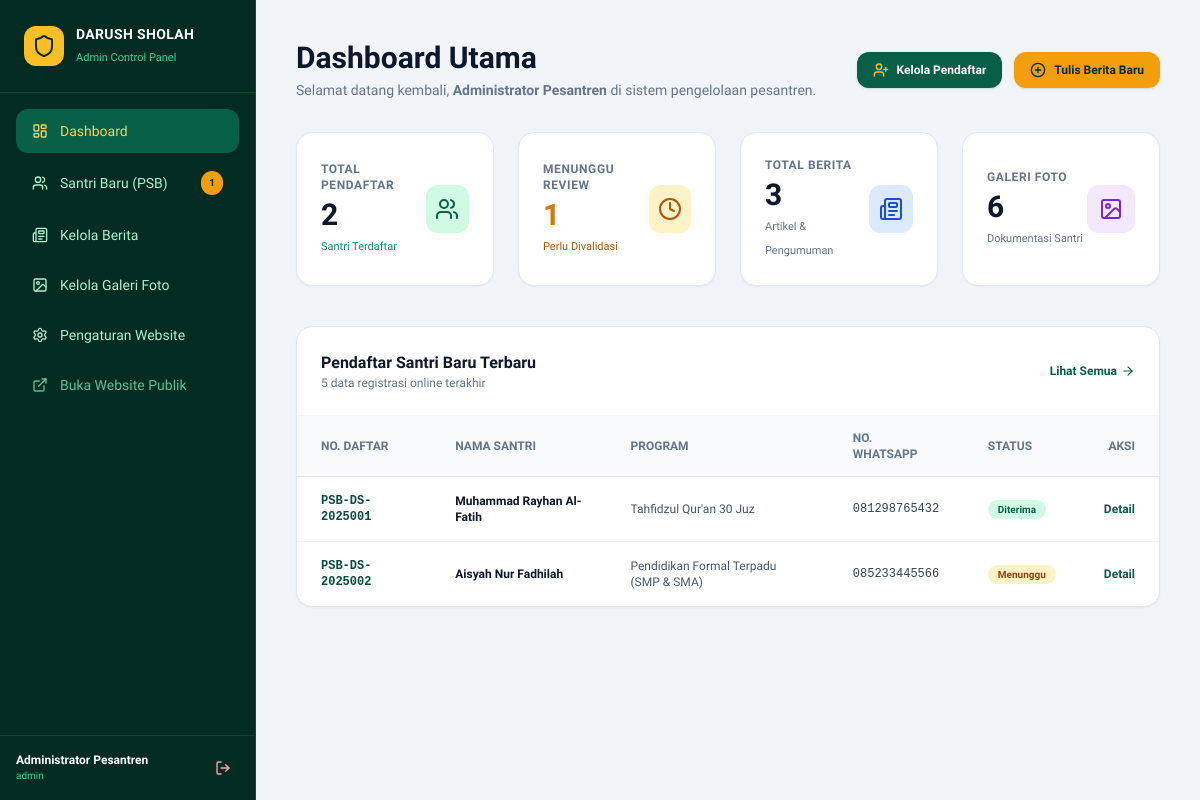
The app's page /admin/index.php (signed in) with its own data.
### tables this page shows
CREATE TABLE `tb_pendaftar` (
  `id` INT AUTO_INCREMENT PRIMARY KEY,
  `nomor_daftar` VARCHAR(30) NOT NULL UNIQUE,
  `nama_lengkap` VARCHAR(150) NOT NULL,
  `jenis_kelamin` ENUM('Laki-laki', 'Perempuan') NOT NULL,
  `tempat_lahir` VARCHAR(100) NOT NULL,
  `tanggal_lahir` DATE NOT NULL,
  `nisn` VARCHAR(20) DEFAULT '',
  `nik` VARCHAR(20) DEFAULT '',
  `nama_ayah` VARCHAR(100) NOT NULL,
  `nama_ibu` VARCHAR(100) NOT NULL,
  `no_hp_wali` VARCHAR(30) NOT NULL,
  `alamat` TEXT NOT NULL,
  `program_pilihan` VARCHAR(100) NOT NULL,
  `status` ENUM('Menunggu Verifikasi', 'Diterima', 'Ditolak') DEFAULT 'Menunggu Verifikasi',
  `tanggal_daftar` TIMESTAMP DEFAULT CURRENT_TIMESTAMP,
  `catatan` TEXT
);

### admin/index.php (the view, shortened to what this page needs)
<?php
require_once __DIR__ . '/../config/koneksi.php';
$totalPendaftar = $pdo->query("SELECT COUNT(*) FROM tb_pendaftar")->fetchColumn();
$menungguPendaftar = $pdo->query("SELECT COUNT(*) FROM tb_pendaftar WHERE status = 'Menunggu Verifikasi'")->fetchColumn();
$totalBerita = $pdo->query("SELECT COUNT(*) FROM tb_berita")->fetchColumn();
$totalGaleri = $pdo->query("SELECT COUNT(*) FROM tb_galeri")->fetchColumn();
$stmtTerbaru = $pdo->query("SELECT * FROM tb_pendaftar ORDER BY tanggal_daftar DESC LIMIT 5");
$pendaftarTerbaru = $stmtTerbaru->fetchAll();
?>
<!DOCTYPE html>
<html lang="id">
<head>
  <script src="https://cdn.tailwindcss.com"></script>
</head>
<body class="bg-slate-100 text-slate-800 antialiased">
  <div class="min-h-screen flex flex-col md:flex-row">
    <aside class="w-full md:w-64 bg-emerald-950 text-white flex-shrink-0 flex flex-col justify-between border-r border-emerald-900">
      <div>
        <div class="p-6 border-b border-emerald-900/80 flex items-center gap-3">
          <div class="w-10 h-10 rounded-xl bg-amber-400 text-emerald-950 flex items-center justify-center font-bold shadow">
            <i data-lucide="shield" class="w-6 h-6"></i>
          </div>
          <div>
            <h2 class="font-bold text-sm tracking-wide">DARUSH SHOLAH</h2>
            <span class="text-[11px] text-emerald-400">Admin Control Panel</span>
          </div>
        </div>
        <nav class="p-4 space-y-1.5 text-sm font-medium">
          <a href="index.php" class="flex items-center gap-3 px-4 py-3 rounded-xl bg-emerald-800 text-amber-300 shadow">
            <i data-lucide="layout-dashboard" class="w-4 h-4"></i> Dashboard
          </a>
          <a href="pendaftar.php" class="flex items-center justify-between px-4 py-3 rounded-xl text-emerald-200 hover:bg-emerald-900 hover:text-white transition">
            <span class="flex items-center gap-3"><i data-lucide="users" class="w-4 h-4"></i> Santri Baru (PSB)</span>
            <?php if ($menungguPendaftar > 0): ?>
              <span class="bg-amber-500 text-emerald-950 text-[10px] font-bold px-2 py-0.5 rounded-full"><?= $menungguPendaftar ?></span>
            <?php endif; ?>
          </a>
          <a href="berita.php" class="flex items-center gap-3 px-4 py-3 rounded-xl text-emerald-200 hover:bg-emerald-900 hover:text-white transition">
            <i data-lucide="newspaper" class="w-4 h-4"></i> Kelola Berita
          </a>
          <a href="galeri.php" class="flex items-center gap-3 px-4 py-3 rounded-xl text-emerald-200 hover:bg-emerald-900 hover:text-white transition">
            <i data-lucide="image" class="w-4 h-4"></i> Kelola Galeri Foto
          </a>
          <a href="pengaturan.php" class="flex items-center gap-3 px-4 py-3 rounded-xl text-emerald-200 hover:bg-emerald-900 hover:text-white transition">
            <i data-lucide="settings" class="w-4 h-4"></i> Pengaturan Website
          </a>
          <a href="../index.php" target="_blank" class="flex items-center gap-3 px-4 py-3 rounded-xl text-emerald-300/80 hover:bg-emerald-900 hover:text-white transition">
            <i data-lucide="external-link" class="w-4 h-4"></i> Buka Website Publik
          </a>
        </nav>
      </div>
      <div class="p-4 border-t border-emerald-900/80 bg-emerald-950/60">
        <div class="flex items-center justify-between">
          <div class="text-xs">
            <p class="font-bold text-white"><?= htmlspecialchars($_SESSION['admin_nama'] ?? 'Admin') ?></p>
            <p class="text-emerald-400 text-[10px]"><?= htmlspecialchars($_SESSION['admin_username'] ?? 'admin') ?></p>
          </div>
          <a href="logout.php" onclick="return confirm('Apakah Anda yakin ingin logout?')" class="p-2 text-rose-300 hover:text-rose-100 hover:bg-rose-900/40 rounded-lg transition" title="Logout">
            <i data-lucide="log-out" class="w-4 h-4"></i>
          </a>
        </div>
      </div>
    </aside>
    <main class="flex-1 p-6 md:p-10 overflow-y-auto">
      <div class="flex flex-col sm:flex-row justify-between items-start sm:items-center mb-8 gap-4">
        <div>
          <h1 class="text-2xl sm:text-3xl font-extrabold text-slate-900">Dashboard Utama</h1>
          <p class="text-xs sm:text-sm text-slate-500 mt-1">Selamat datang kembali, <strong><?= htmlspecialchars($_SESSION['admin_nama'] ?? 'Admin') ?></strong> di sistem pengelolaan pesantren.</p>
        </div>
        <div class="flex items-center gap-3">
          <a href="pendaftar.php" class="bg-emerald-800 hover:bg-emerald-900 text-white text-xs font-bold px-4 py-2.5 rounded-xl shadow flex items-center gap-2">
            <i data-lucide="user-plus" class="w-4 h-4 text-amber-400"></i> Kelola Pendaftar
          </a>
          <a href="berita.php?aksi=tambah" class="bg-amber-500 hover:bg-amber-400 text-emerald-950 text-xs font-bold px-4 py-2.5 rounded-xl shadow flex items-center gap-2">
            <i data-lucide="plus-circle" class="w-4 h-4"></i> Tulis Berita Baru
          </a>
        </div>
      </div>
      <div class="grid grid-cols-1 sm:grid-cols-2 lg:grid-cols-4 gap-6 mb-10">
        <div class="bg-white p-6 rounded-2xl border border-slate-200 shadow-sm flex items-center justify-between">
          <div>
            <p class="text-xs font-semibold text-slate-500 uppercase tracking-wider">Total Pendaftar</p>
            <h3 class="text-3xl font-extrabold text-slate-900 mt-1"><?= $totalPendaftar ?></h3>
            <span class="text-[11px] text-emerald-600 font-medium">Santri Terdaftar</span>
          </div>
          <div class="w-12 h-12 rounded-xl bg-emerald-100 text-emerald-800 flex items-center justify-center">
            <i data-lucide="users" class="w-6 h-6"></i>
          </div>
        </div>
        <div class="bg-white p-6 rounded-2xl border border-slate-200 shadow-sm flex items-center justify-between">
          <div>
            <p class="text-xs font-semibold text-slate-500 uppercase tracking-wider">Menunggu Review</p>
            <h3 class="text-3xl font-extrabold text-amber-600 mt-1"><?= $menungguPendaftar ?></h3>
            <span class="text-[11px] text-amber-700 font-medium">Perlu Divalidasi</span>
          </div>
          <div class="w-12 h-12 rounded-xl bg-amber-100 text-amber-700 flex items-center justify-center">
            <i data-lucide="clock" class="w-6 h-6"></i>
          </div>
        </div>
        <div class="bg-white p-6 rounded-2xl border border-slate-200 shadow-sm flex items-center justify-between">
          <div>
            <p class="text-xs font-semibold text-slate-500 uppercase tracking-wider">Total Berita</p>
            <h3 class="text-3xl font-extrabold text-slate-900 mt-1"><?= $totalBerita ?></h3>
            <span class="text-[11px] text-slate-500 font-medium">Artikel & Pengumuman</span>
          </div>
          <div class="w-12 h-12 rounded-xl bg-blue-100 text-blue-700 flex items-center justify-center">
            <i data-lucide="newspaper" class="w-6 h-6"></i>
          </div>
        </div>
        <div class="bg-white p-6 rounded-2xl border border-slate-200 shadow-sm flex items-center justify-between">
          <div>
            <p class="text-xs font-semibold text-slate-500 uppercase tracking-wider">Galeri Foto</p>
            <h3 class="text-3xl font-extrabold text-slate-900 mt-1"><?= $totalGaleri ?></h3>
            <span class="text-[11px] text-slate-500 font-medium">Dokumentasi Santri</span>
          </div>
          <div class="w-12 h-12 rounded-xl bg-purple-100 text-purple-700 flex items-center justify-center">
            <i data-lucide="image" class="w-6 h-6"></i>
          </div>
        </div>
      </div>
      <div class="bg-white rounded-2xl border border-slate-200 shadow-sm overflow-hidden mb-8">
        <div class="p-6 border-b border-slate-100 flex justify-between items-center">
          <div>
            <h3 class="font-bold text-base text-slate-900">Pendaftar Santri Baru Terbaru</h3>
            <p class="text-xs text-slate-500">5 data registrasi online terakhir</p>
          </div>
          <a href="pendaftar.php" class="text-xs font-bold text-emerald-800 hover:text-emerald-950 transition flex items-center gap-1">
            Lihat Semua <i data-lucide="arrow-right" class="w-3.5 h-3.5"></i>
          </a>
        </div>
        <div class="overflow-x-auto">
          <table class="w-full text-left text-xs text-slate-700">
            <thead class="bg-slate-50 text-slate-500 uppercase font-semibold border-b border-slate-200">
              <tr>
                <th class="px-6 py-3.5">No. Daftar</th>
                <th class="px-6 py-3.5">Nama Santri</th>
                <th class="px-6 py-3.5">Program</th>
                <th class="px-6 py-3.5">No. WhatsApp</th>
                <th class="px-6 py-3.5">Status</th>
                <th class="px-6 py-3.5 text-right">Aksi</th>
              </tr>
            </thead>
            <tbody class="divide-y divide-slate-100">
              <?php if (count($pendaftarTerbaru) > 0): ?>
                <?php foreach ($pendaftarTerbaru as $p): ?>
                <tr class="hover:bg-slate-50 transition">
                  <td class="px-6 py-4 font-mono font-bold text-emerald-900"><?= htmlspecialchars($p['nomor_daftar']) ?></td>
                  <td class="px-6 py-4 font-semibold text-slate-900"><?= htmlspecialchars($p['nama_lengkap']) ?></td>
                  <td class="px-6 py-4 text-slate-600"><?= htmlspecialchars($p['program_pilihan']) ?></td>
                  <td class="px-6 py-4 font-mono"><?= htmlspecialchars($p['no_hp_wali']) ?></td>
                  <td class="px-6 py-4">
                    <?php if ($p['status'] === 'Diterima'): ?>
                      <span class="bg-emerald-100 text-emerald-800 text-[10px] font-bold px-2.5 py-1 rounded-full">Diterima</span>
                    <?php elseif ($p['status'] === 'Ditolak'): ?>
                      <span class="bg-rose-100 text-rose-800 text-[10px] font-bold px-2.5 py-1 rounded-full">Ditolak</span>
                    <?php else: ?>
                      <span class="bg-amber-100 text-amber-800 text-[10px] font-bold px-2.5 py-1 rounded-full">Menunggu</span>
                    <?php endif; ?>
                  </td>
                  <td class="px-6 py-4 text-right">
                    <a href="pendaftar.php?id=<?= $p['id'] ?>" class="text-xs text-emerald-800 hover:text-emerald-950 font-bold">Detail</a>
                  </td>
                </tr>
                <?php endforeach; ?>
              <?php else: ?>
                <tr>
                  <td colspan="6" class="px-6 py-8 text-center text-slate-400">Belum ada data pendaftar baru.</td>
                </tr>
              <?php endif; ?>
            </tbody>
          </table>
        </div>
      </div>
    </main>
  </div>
</body>
</html>

### admin/index.php (style rules this page uses)
body { font-family: 'Plus Jakarta Sans', sans-serif; }

### records on screen
tb_pendaftar: nomor_daftar "PSB-DS-2025001", nama_lengkap "Muhammad Rayhan Al-Fatih", program_pilihan "Tahfidzul Qur'an 30 Juz", no_hp_wali "081298765432", status "Diterima"
tb_pendaftar: nomor_daftar "PSB-DS-2025002", nama_lengkap "Aisyah Nur Fadhilah", program_pilihan "Pendidikan Formal Terpadu (SMP & SMA)", no_hp_wali "085233445566", shows "Menunggu"

### other values on screen
$menungguPendaftar "1"
$_SESSION['admin_nama'] "Administrator Pesantren"
$_SESSION['admin_username'] "admin"
$totalPendaftar "2"
$totalBerita "3"
$totalGaleri "6"
